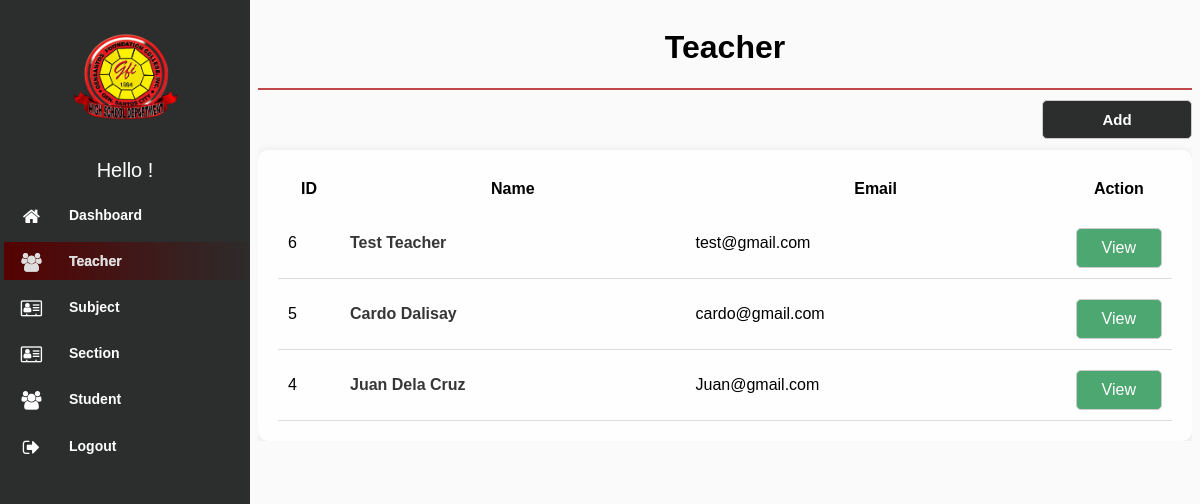
Before: /modules/Teacher/index.php (signed in) with the older database file.
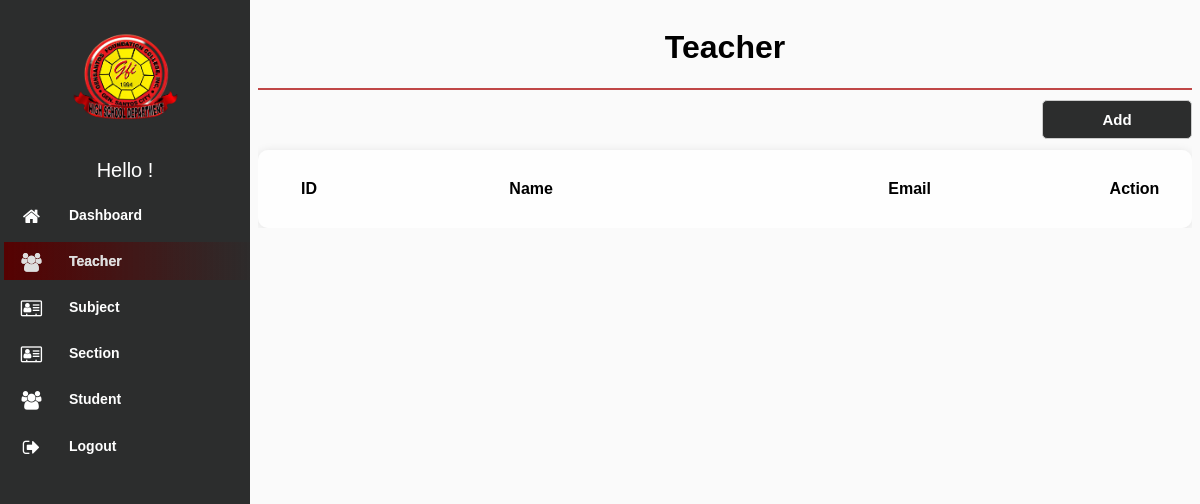
After: the same page with the newer database file.
### tables this page shows
CREATE TABLE `teacher` (
  `id` int(100) NOT NULL,
  `first_name` varchar(255) NOT NULL,
  `middle_name` varchar(255) NOT NULL,
  `last_name` varchar(255) NOT NULL,
  `suffix` varchar(255) NOT NULL,
  `email` varchar(255) NOT NULL,
  `gender` varchar(100) NOT NULL,
  `contact_number` varchar(100) NOT NULL,
  `username` varchar(100) NOT NULL,
  `password` varchar(100) NOT NULL,
  `date_created` datetime NOT NULL DEFAULT current_timestamp(),
  `del_status` varchar(255) NOT NULL
);

### modules/Teacher/index.php (the view, shortened to what this page needs)
<!DOCTYPE html>
<html lang="en">
<head>
    <link rel="stylesheet" type="text/css" href="../../assets/css/font-awesome-4.7.0/css/menu.css">
    <link rel="stylesheet" type="text/css" href="../../assets/css/font-awesome-4.7.0/css/style.css">
    <link rel="stylesheet" type="text/css" href="../../assets/css/font-awesome-4.7.0/css/font-awesome.min.css"
        rel="stylesheet">
    <link rel="stylesheet" href="../../assets/css/jquery.dataTables.min.css">
</head>
<body>
    <?php
$page = 'Teacher';
include "../../navbar.php";
include "../../db_conn.php";
 ?>
        <div class="content">
            <div class="header">
                <h1><?php if ($page) {echo $page;} ?></h1>
            </div>
            <div class="search-box">
                <a href="./add.php"><button>Add</button></a>
            </div>
            <div class="table_wrap">
            <table id="example" class="data list">
                <thead>
                    <th style="width: 60px;">ID</th>
                    <th>Name</th>
                    <th>Email</th>
                    <th style="width: 55px;">Action</th>
                </thead>
                <?php
        $squery =  mysqli_query($conn, "SELECT * from teacher Where del_status != 'deleted' ORDER BY id DESC;");
         while ($row = mysqli_fetch_array($squery)) {
        ?>
                <tr class="table-row">
                    <td><?php echo $row['id'] ?></td>
                    <td>
                        <div class="profile">
                        <span class="name"><?php echo $row['first_name'] . " " . $row['last_name'] ?></span>
                        </div>
                    </td>
                    <td><?php echo $row['email'] ?></td>
                    <td>
                        <a class="view" href="edit.php?id=<?php echo $row['id'] ?>">
                        View
                        </a>
                    </td>
                </tr>
                <?php }?>
            </table>
            </div>
    </div>
</body>
</html>

Changed rows visible on the page:
removed teacher: id "6", first_name "Test", last_name "Teacher", email "test@gmail.com"
removed teacher: id "5", first_name "Cardo", last_name "Dalisay", email "cardo@gmail.com"
removed teacher: id "4", first_name "Juan", last_name "Dela Cruz", email "Juan@gmail.com"
